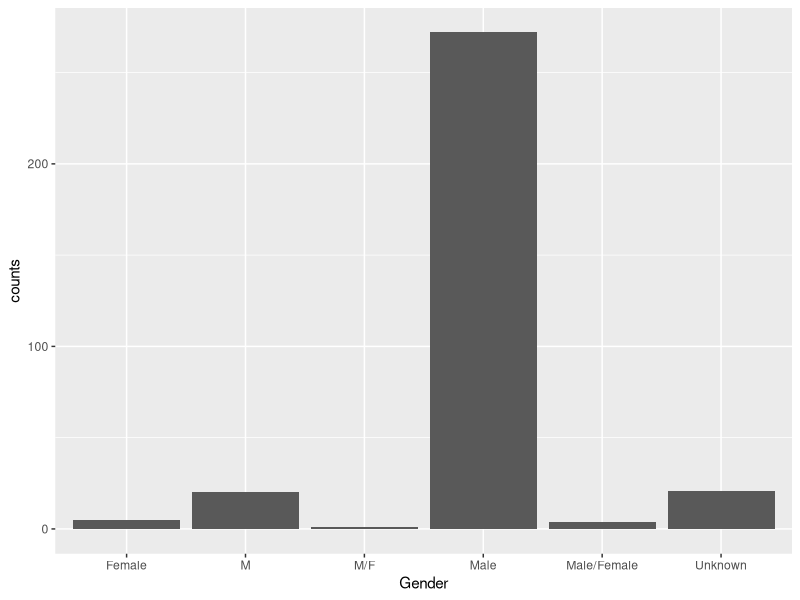

R code for this plot:
install.packages("ggplot2")
library(ggplot2)
library(tidyverse)
data <- read.csv("../data/Mass Shootings Dataset Ver 5.csv")

#View(data)

gender <- data %>%
  group_by(Gender) %>%
  summarise(counts = n())
#View(race_gender)
datadf <- data.frame(data)
#View(datadf)

chart1 <- ggplot(gender) + 
  geom_col(mapping = aes(x = Gender, y = counts))
plot(chart1)

